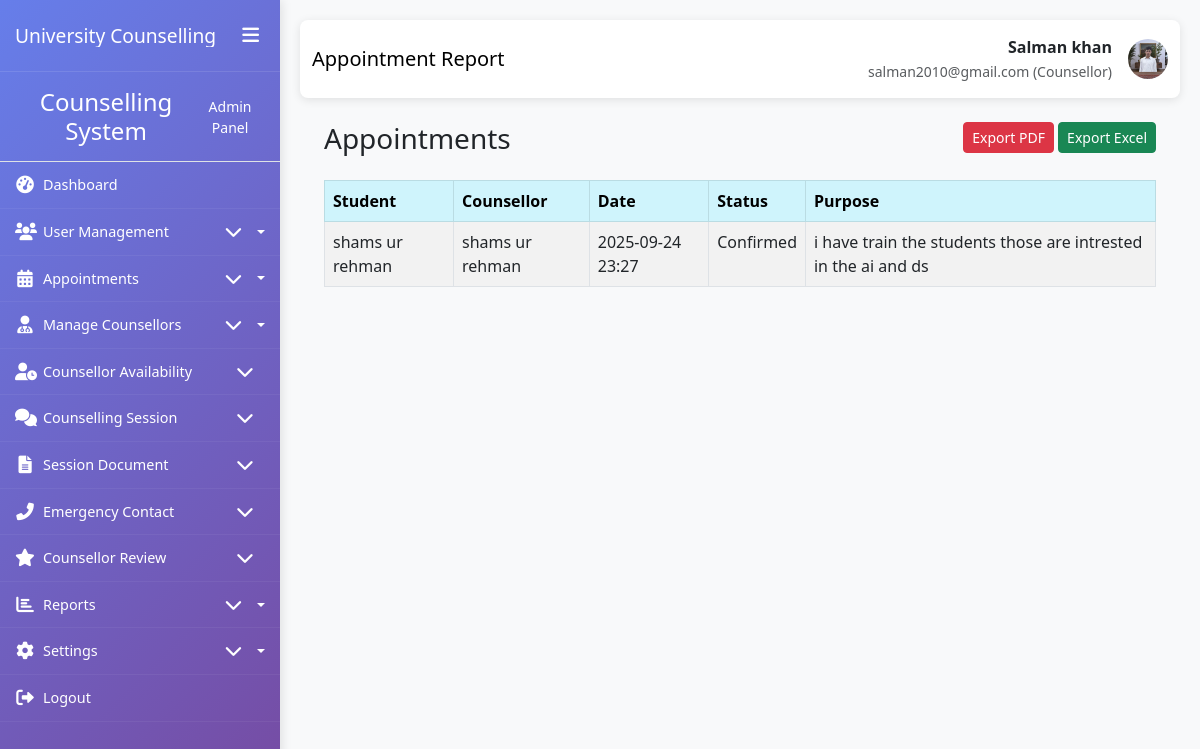
Screenshot of /reports/appointments/ (signed in) with the database file from the repository.
### My_App/models.py (models this page shows, shortened)
class CustomUser(AbstractUser):
    ROLE_CHOICES = (
        ('student', 'Student'),
        ('counsellor', 'Counsellor'),
        ('admin', 'Administrator'),
    )
    role = models.CharField(max_length=20, choices=ROLE_CHOICES, default='student')
    phone_number = models.CharField(max_length=15, blank=True, null=True)
    date_of_birth = models.DateField(blank=True, null=True)
    profile_picture = models.ImageField(upload_to='profile_pics/', blank=True, null=True)
    created_at = models.DateTimeField(auto_now_add=True)
    updated_at = models.DateTimeField(auto_now=True)
    class Meta:
        permissions = [
            ("can_access_admin_panel", "Can access admin panel"),
            ("can_manage_users", "Can manage users"),
            ("can_manage_appointments", "Can manage appointments"),
            ("can_view_reports", "Can view reports"),
            ("can_manage_counsellors", "Can manage counsellors"),
        ]

class Appointment(models.Model):
    STATUS_CHOICES = (
        ('pending', 'Pending'),
        ('confirmed', 'Confirmed'),
        ('completed', 'Completed'),
        ('cancelled', 'Cancelled'),
        ('no_show', 'No Show'),
    )
    student = models.ForeignKey(Student, on_delete=models.CASCADE)
    counsellor = models.ForeignKey(Counsellor, on_delete=models.CASCADE)
    appointment_date = models.DateTimeField()
    duration_minutes = models.IntegerField(default=60)
    status = models.CharField(max_length=20, choices=STATUS_CHOICES, default='pending')
    purpose = models.TextField()
    concerns = models.TextField(blank=True, null=True)
    created_at = models.DateTimeField(auto_now_add=True)
    updated_at = models.DateTimeField(auto_now=True)
    class Meta:
        ordering = ['-appointment_date']
        unique_together = ['counsellor', 'appointment_date']
        permissions = [
            ("can_change_appointment_status", "Can change appointment status"),
            ("can_view_all_appointments", "Can view all appointments"),
        ]

class Student(models.Model):
    user = models.OneToOneField(CustomUser, on_delete=models.CASCADE, primary_key=True)
    student_id = models.CharField(max_length=20, unique=True)
    enrollment_date = models.DateField()
    FACULTY_CHOICES = (
        ('engineering', 'Engineering'),
        ('science', 'Science'),
        ('arts', 'Arts'),
        ('business', 'Business'),
        ('medicine', 'Medicine'),
        ('law', 'Law'),
    )
    faculty = models.CharField(max_length=50, choices=FACULTY_CHOICES)
    department = models.CharField(max_length=100)
    academic_year = models.IntegerField(
        validators=[MinValueValidator(1), MaxValueValidator(6)]
    )
    emergency_contact_name = models.CharField(max_length=100)
    emergency_contact_phone = models.CharField(max_length=15)
    address = models.TextField(blank=True, null=True)
    class Meta:
        permissions = [
            ("can_view_own_appointments", "Can view own appointments"),
            ("can_book_appointment", "Can book appointment"),
            ("can_view_own_records", "Can view own records"),
            ("can_cancel_appointment", "Can cancel appointment"),
        ]

class Counsellor(models.Model):
    user = models.OneToOneField(CustomUser, on_delete=models.CASCADE, primary_key=True)
    specialization = models.CharField(max_length=100)
    license_number = models.CharField(max_length=50, unique=True)
    experience_years = models.IntegerField(default=0)
    qualifications = models.TextField()
    bio = models.TextField(blank=True, null=True)
    AREA_OF_EXPERTISE_CHOICES = (
        ('academic', 'Academic Counselling'),
        ('career', 'Career Counselling'),
        ('personal', 'Personal Counselling'),
        ('mental_health', 'Mental Health'),
        ('crisis', 'Crisis Intervention'),
    )
    area_of_expertise = models.CharField(max_length=50, choices=AREA_OF_EXPERTISE_CHOICES)
    is_available = models.BooleanField(default=True)
    max_students = models.IntegerField(default=20)
    class Meta:
        permissions = [
            ("can_view_student_records", "Can view student records"),
            ("can_manage_schedule", "Can manage schedule"),
            ("can_write_session_notes", "Can write session notes"),
            ("can_view_all_appointments", "Can view all appointments"),
            ("can_manage_own_availability", "Can manage own availability"),
        ]

### My_App/views.py (the view)
# urls.py: path("reports/appointments/", views.appointment_report, name="appointment_report"),
def appointment_report(request):
    appointments = Appointment.objects.all()
    return render(request, "My_Admin/reports/appointment_report.html", {"appointments": appointments})

### templates/My_Admin/reports/appointment_report.html (shortened to what this page needs)
{% extends 'My_Admin/base1.html' %}
{% block page_title %}Appointment Report{% endblock %}
{% block content %}
<div class="container mt-4">
    <div class="d-flex justify-content-between mb-3">
        <h3>Appointments</h3>
        <div>
            <a href="{% url 'export_appointment_pdf' %}" class="btn btn-danger btn-sm">Export PDF</a>
            <a href="{% url 'export_appointment_excel' %}" class="btn btn-success btn-sm">Export Excel</a>
        </div>
    </div>
    <table class="table table-striped table-bordered">
        <thead class="table-info">
            <tr>
                <th>Student</th>
                <th>Counsellor</th>
                <th>Date</th>
                <th>Status</th>
                <th>Purpose</th>
            </tr>
        </thead>
        <tbody>
            {% for a in appointments %}
            <tr>
                <td>{{ a.student.user.get_full_name }}</td>
                <td>{{ a.counsellor.user.get_full_name }}</td>
                <td>{{ a.appointment_date|date:"Y-m-d H:i" }}</td>
                <td>{{ a.get_status_display }}</td>
                <td>{{ a.purpose }}</td>
            </tr>
            {% empty %}
            <tr><td colspan="5" class="text-center">No appointments found</td></tr>
            {% endfor %}
        </tbody>
    </table>
</div>
{% endblock %}

### templates/My_Admin/base1.html (shortened to what this page needs)
<!DOCTYPE html>
<html lang="en">
<head>
    <link href="https://cdn.jsdelivr.net/npm/bootstrap@5.3.0/dist/css/bootstrap.min.css" rel="stylesheet">
    <link href="https://cdnjs.cloudflare.com/ajax/libs/font-awesome/6.0.0/css/all.min.css" rel="stylesheet">
    <link href="https://cdn.jsdelivr.net/npm/sweetalert2@11/dist/sweetalert2.min.css" rel="stylesheet">
</head>
<body>
    <div class="container-fluid p-0">
        <div class="row g-0">
            <div class="sidebar" id="sidebar">
                <div class="sidebar-header">
                    <h3>University Counselling</h3>
                    <button class="sidebar-toggle d-none d-lg-block" id="sidebarToggle">
                        <i class="fas fa-bars"></i>
                    </button>
                </div>
                <div class="sidebar-content">
                    {% include 'My_Admin/sidebar.html' %}
                </div>
            </div>
            <div class="main-content" id="mainContent">
                <nav class="navbar navbar-expand-lg navbar-custom">
                    <div class="container-fluid">
                        <span class="navbar-brand">{% block page_title %}Dashboard{% endblock %}</span>
                        <div class="d-flex align-items-center">
                            <div class="me-3 text-end d-none d-md-block">
                                <div class="fw-bold">{{ user.get_full_name|default:user.username }}</div>
                                <small class="text-muted">{{ user.email }} ({{ user.role|title }})</small>
                            </div>
                            {% if user.profile_picture %}
                            <img src="{{ user.profile_picture.url }}" alt="Profile" class="user-profile-img">
                            {% else %}
                            <div class="user-profile-img bg-secondary d-flex align-items-center justify-content-center text-white">
                                <i class="fas fa-user"></i>
                            </div>
                            {% endif %}
                        </div>
                    </div>
                </nav>
                <div class="container-fluid">
                    {% block content %}{% endblock %}
                </div>
            </div>
        </div>
    </div>
</body>
</html>

### templates/My_Admin/base1.html (style rules this page uses)
:root { --sidebar-width: 280px; --sidebar-collapsed-width: 70px; --sidebar-bg: linear-gradient(135deg, #667eea 0%, #764ba2 100%); --content-padding: 20px; --transition-speed: 0.3s; }
body { overflow-x: hidden; font-family: 'Segoe UI', Tahoma, Geneva, Verdana, sans-serif; background-color: #f8f9fa; }
.sidebar { background: var(--sidebar-bg); color: white; min-height: 100vh; position: fixed; width: var(--sidebar-width); transition: all var(--transition-speed) ease; z-index: 1000; box-shadow: 2px 0 10px rgba(0,0,0,0.1); overflow-y: auto; }
.sidebar-header { padding: 20px 15px; border-bottom: 1px solid rgba(255,255,255,0.1); display: flex; align-items: center; justify-content: space-between; }
.sidebar-header h3 { font-size: 1.2rem; margin: 0; white-space: nowrap; overflow: hidden; }
.sidebar-toggle { background: none; border: none; color: white; font-size: 1.2rem; cursor: pointer; }
.main-content { margin-left: var(--sidebar-width); padding: var(--content-padding); transition: all var(--transition-speed) ease; min-height: 100vh; width: calc(100% - var(--sidebar-width)); }
.navbar-custom { background: white; box-shadow: 0 2px 10px rgba(0,0,0,0.1); padding: 15px 0; margin-bottom: 20px; border-radius: 8px; }
.user-profile-img { width: 40px; height: 40px; border-radius: 50%; object-fit: cover; }
.sidebar { background: var(--sidebar-bg); color: white; height: 100vh; position: fixed; top: 0; left: 0; width: var(--sidebar-width); transition: all var(--transition-speed) ease; z-index: 1000; box-shadow: 2px 0 10px rgba(0,0,0,0.1); overflow-y: auto; overflow-x: hidden; scrollbar-width: thin; scrollbar-color: rgba(255,255,255,0.4) transparent; }

### rows the page displays
CustomUser: get_full_name "Salman khan", email "salman2010@gmail.com", role "Counsellor", profile_picture (picture)
Appointment: student.user.get_full_name "shams ur rehman", counsellor.user.get_full_name "shams ur rehman", appointment_date "2025-09-24 23:27", status "Confirmed", purpose "i have train the students those are intrested in the ai and ds"
